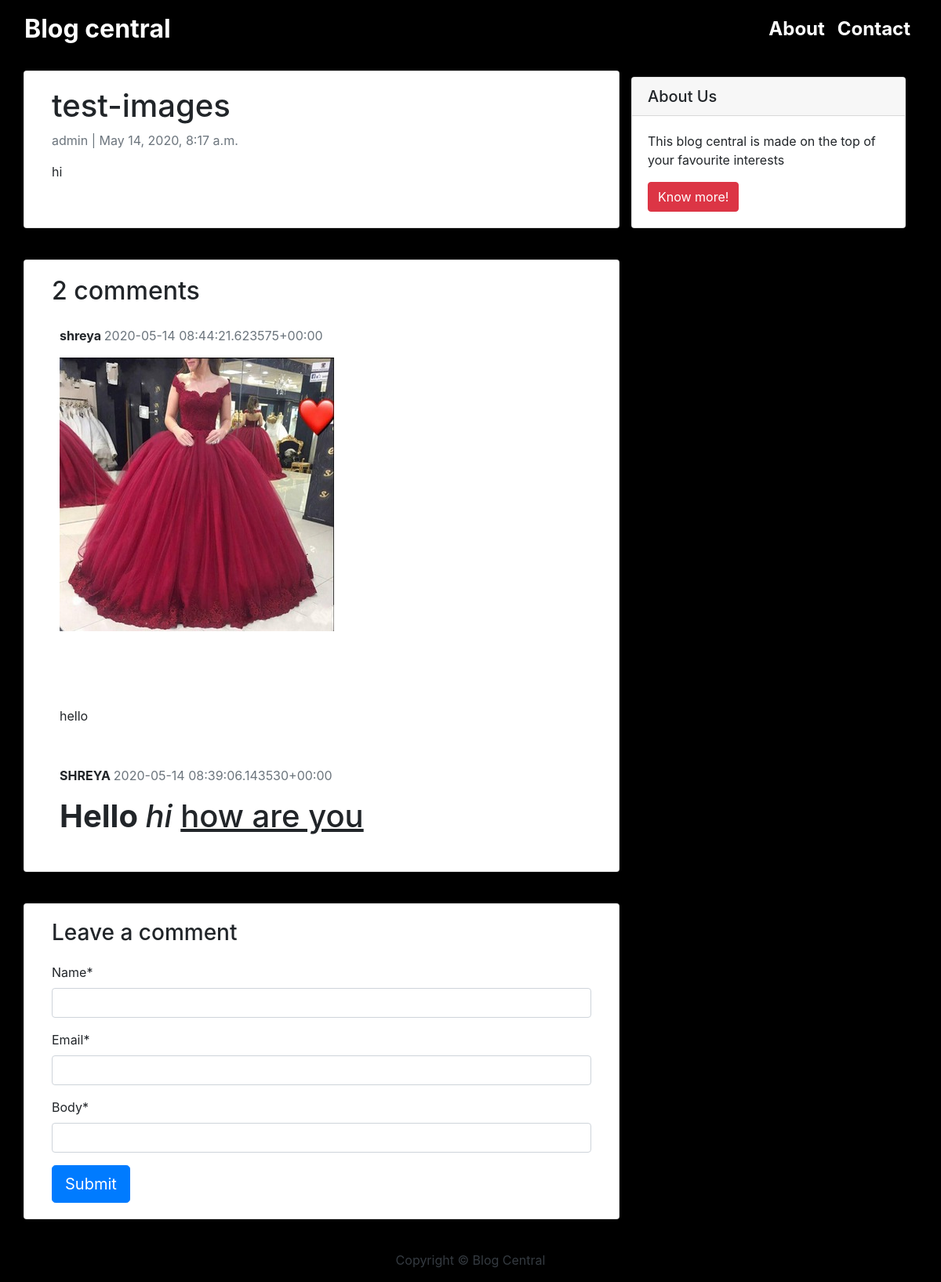
The app's page /test-images/ with its own data.
### blog/models.py (models this page shows, shortened)
class Post(models.Model):
    title = models.CharField(max_length=200, unique=True)
    slug = models.SlugField(max_length=200, unique=True)
    author = models.ForeignKey(
        User, on_delete=models.CASCADE, related_name="blog_posts"
    )
    updated_on = models.DateTimeField(auto_now=True)
    content = models.TextField()
    created_on = models.DateTimeField(auto_now_add=True)
    status = models.IntegerField(choices=STATUS, default=0)
    class Meta:
        ordering = ["-created_on"]

class Comment(models.Model):
    post = models.ForeignKey(Post, on_delete=models.CASCADE, related_name="comments")
    name = models.CharField(max_length=80)
    email = models.EmailField()
    body = models.TextField()
    created_on = models.DateTimeField(auto_now_add=True)
    active = models.BooleanField(default=False)
    class Meta:
        ordering = ["created_on"]

### blog/views.py (the view)
# urls.py: path("<slug:slug>/", views.post_detail, name="post_detail"),
def post_detail(request, slug):
    template_name = "post_detail.html"
    post = get_object_or_404(Post, slug=slug)
    comments = post.comments.filter(active=True).order_by("-created_on")
    new_comment = None
    if request.method == "POST":
        comment_form = CommentForm(data=request.POST)
        if comment_form.is_valid():
            new_comment = comment_form.save(commit=False)
            new_comment.post = post
            new_comment.save()
    else:
        comment_form = CommentForm()
    return render(
        request,
        template_name,
        {
            "post": post,
            "comments": comments,
            "new_comment": new_comment,
            "comment_form": comment_form,
        },
    )

### blog/forms.py
class CommentForm(forms.ModelForm):
    class Meta:
        model = Comment
        fields = ('name', 'email', 'body')
        widgets ={
            'body' : SummernoteWidget(),
        }

### templates/post_detail.html (shortened to what this page needs)
{% extends 'base.html' %} {% block content %}
{% load crispy_forms_tags %}
<div class="container">
  <div class="row">
    <div class="col-md-8 card mb-4  mt-3 left  top">
      <div class="card-body">
        <h1>{% block title %} {{ post.title }} {% endblock title %}</h1>
        <p class=" text-muted">{{ post.author }} | {{ post.created_on }}</p>
        <p class="card-text ">{{ post.content | safe }}</p>
      </div>
    </div>
    {% block sidebar %} {% include 'sidebar.html' %} {% endblock sidebar %}
    <div class="col-md-8 card mb-4  mt-3 ">
      <div class="card-body">
        {% with comments.count as total_comments %}
        <h2>{{ total_comments }} comments</h2>
          {% endwith %} {% for comment in comments %}
        <div class="comments" style="padding: 10px;">
          <p class="font-weight-bold">
            {{ comment.name | safe}}
            <span class=" text-muted font-weight-normal">
              {{ comment.created_on  | safe }}
            </span>
          </p>
          {{ comment.body | safe | linebreaks  }}
        </div>
        {% endfor %}
      </div>
    </div>
    <div class="col-md-8 card mb-4  mt-3 ">
      <div class="card-body">
        {% if new_comment %}
        <div class="alert alert-success" role="alert">
          Your comment is awaiting moderation
        </div>
        {% else %}
        <h3>Leave a comment</h3>
        <form method="post" style="margin-top: 1.3em;">
          {{ comment_form | crispy }}
          <button type="submit" class="btn btn-primary  btn-lg">Submit</button>
        </form>
        {% endif %}
      </div>
    </div>
  </div>
</div>
{% endblock content %}

### templates/base.html (shortened to what this page needs)
{% load static %}
<!DOCTYPE html>
<html>
<head>
  <link rel="stylesheet" href="{% static 'css/base.css' %}">
  <link rel="stylesheet" href="https://maxcdn.bootstrapcdn.com/bootstrap/4.0.0/css/bootstrap.min.css"
 />
</head>
<body style="background-color: black">
  <nav class="navbar navbar-expand-lg navbar-dark shadow" id="mainNav">
    <div class="container-fluid" style="font-size: 24px">
      <a class="navbar-brand text-white font-weight-bold " href="{% url 'home' %}" style="font-size: 32px">Blog central</a>
      <div class="collapse navbar-collapse" id="navbarResponsive">
        <ul class="navbar-nav ml-auto">
          <li class="nav-item ">
            <a class="nav-link  text-white font-weight-bold" href="{% url 'about' %}">About</a>
          </li>
          <li class="nav-item ">
            <a class="nav-link text-white font-weight-bold" href="{% url 'contact' %}">Contact</a>
          </li>
        </ul>
      </div>
    </div>
  </nav>
  {% block content %}{% endblock content %}
  <footer class="py-3 bg-grey">
    <p class="m-0 text-dark text-center ">Copyright &copy; Blog Central</p>
  </footer>
</body>
</html>

### templates/sidebar.html
{% block sidebar %}
<div class="col-md-4 float-right ">
    <div class="card my-4">
        <h5 class="card-header">About Us</h5>
        <div class="card-body">
            <p class="card-text"> This blog central is made on the top of your favourite interests</p>
            <a href="{% url 'about' %}" class="btn btn-danger">Know more!</a>
        </div>
    </div>
</div>
{% endblock sidebar %}

### static/css/base.css (style rules this page uses)
body { font-family: "Roboto", sans-serif; font-size: 17px; }
.btn-danger { color: #fff; background-color: #f00000; border-color: #dc281e; }
.card { box-shadow: 0 0 0 0; }

### records on screen
Post: title "test-images", author "admin", created_on "May 14, 2020, 8:17 a.m.", content "hi"
Comment: name "shreya", created_on "2020-05-14 08:44:21.623575+00:00", body (picture), body "hello"
Comment: name "SHREYA", created_on "2020-05-14 08:39:06.143530+00:00", body "Hello hi how are you"

### other values on screen
{{ total_comments }} "2"
